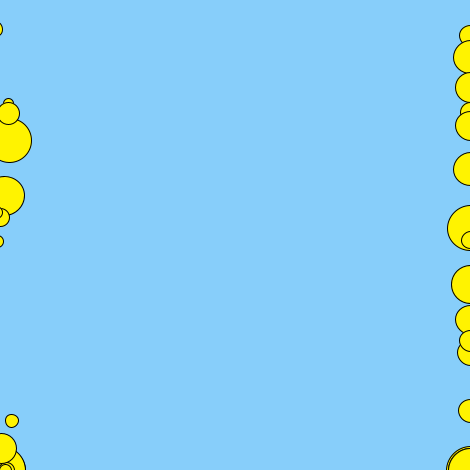
Frame 1 (no input)
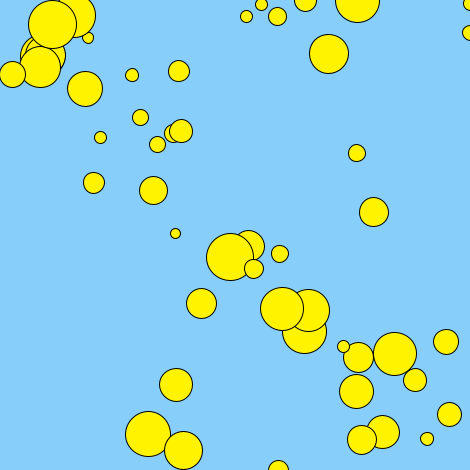
Frame 60 (the mouse pressed at the canvas centre just before this capture)
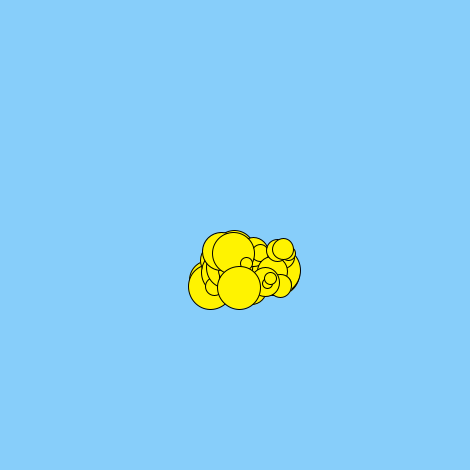
Frame 120 (the mouse held since frame 60 and released just before this capture)

The Processing sketch that drew these frames (run headless with seeded random() and noise(); from frame 60 on, the mouse is pressed at the canvas centre):

// Processing sketch: processing_123990
// ── processing_123990.pde

Celda[] c;
 
void setup()
{
  size(470, 470);
  smooth(56);
  fill(255);

  c = new Celda[50];
  for (int i=0; i<50; i++)
  {
    c[i] = new Celda();
    c[i].y = random(-height, height);
    c[i].d = (int)random(10, 50);
    c[i].v = (int)random(1, 10);
  }
}
 
void draw()
{
  background(135, 206, 250);
  for (int i=0; i<c.length; i++)
  {
    c[i].move();
    c[i].show();
  }
  for (int i=0; i<c.length; i++)
  {
    if (mousePressed)
    {
      c[i].x = mouseX + random(-40, 40);
      c[i].y = mouseY + random(0, 40);
    }
  }
}
 
class Celda
{
  float x, y;
  int d, v;
  int r ;
  int g ;
  int b ;
 
  void show()
  {
 
    fill(255,243,0);
    ellipse(x, y, d, d);
     
}
 
  void move()
  {
    x += ( mouseX - width/2  ) * 0.02 * v;
    y += ( mouseY - height/2 ) * 0.02 * v;
    x=x+random(10, 20);
    y=y+random(10, 20);
    if (x < -5)
    {
      x = 470;
    }
    if (x > 470)
    {
      x = 0;
    }
    if (y < -5)
    {
      y = 470;
    }
    if (y > 470)
    {
      y = 0;
    }
  }
}
void keyPressed()
{
 
    for (int i=0; i<100; i++)
    {
      c[i].d=c[i].d-1;
    }
}
